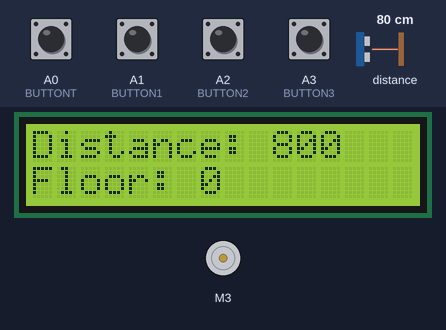
This sketch was run on a simulated Arduino Uno, built with avr-gcc and run on an emulated ATmega328P. Parts: 16×2 character LCD, DC motor (green arrow = forward, orange = backward, longer = faster). The inputs (shaded band) are chosen by the test bench; at power-on: A0 (BUTTONT), A1 (BUTTON1), A2 (BUTTON2), A3 (BUTTON3) HIGH, distance to the obstacle 80 cm. What the sketch prints to the serial monitor is not drawn.

Above: at 1.2 s.
1.3 s: A0 (BUTTONT) pulled LOW for 0.15 s
At 2.6 s:
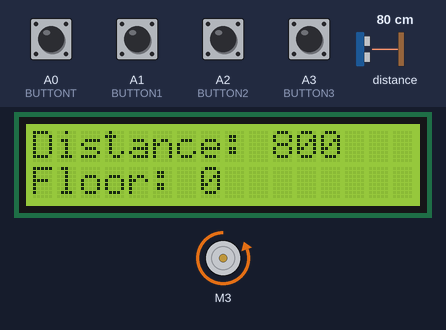
2.9 s: distance to the obstacle set to 34 cm
At 3.9 s:
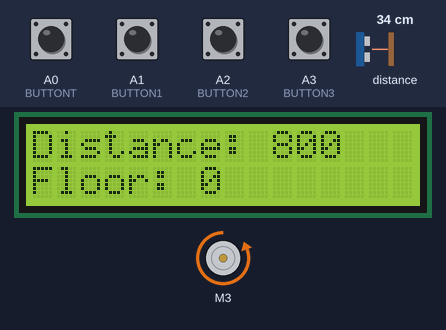
4.6 s: distance to the obstacle set to 27 cm
At 5.8 s:
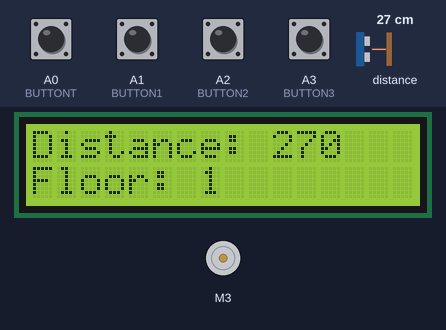
6.4 s: A0 (BUTTONT) pulled LOW for 1 s
At 8.6 s:
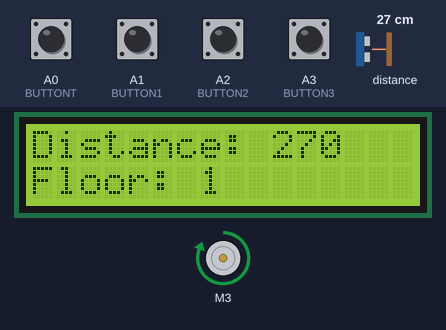
8.9 s: distance to the obstacle set to 35 cm
At 10.0 s:
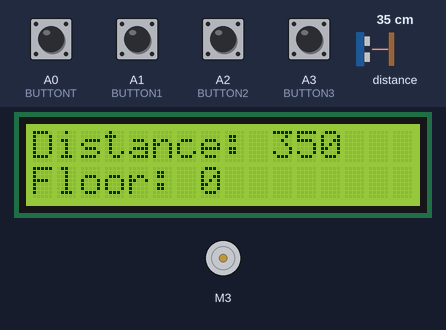
10.4 s: distance to the obstacle set to 2 cm
At 10.8 s:
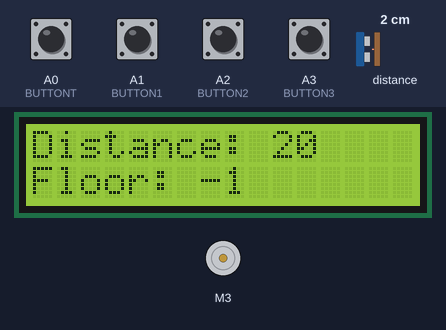
Timing chart, 0 to 13.4 s (numbered marks = the images above; inputs shaded):
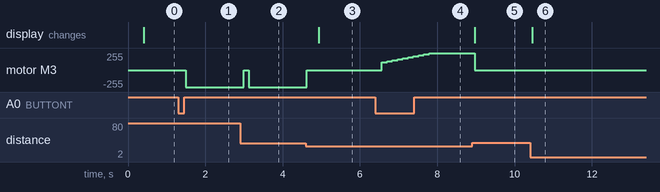

Measured:
- the behaviour switches between 31 and 30 cm on distance to the obstacle (found by bisection; images 2 and 3)
- after the input at 1.3 s, motor M3: stopped → backward 255/255 after 0.19 s
- after the input at 2.9 s, motor M3: backward 255/255 → stopped after 0.09 s, → backward 255/255 0.14 s later
- after the input at 4.6 s, motor M3: backward 255/255 → stopped at once; the display: changes after 0.34 s (image 3)
- after the input at 6.4 s, motor M3: moves from stopped to forward 255/255 over 1.2 s, starting after 0.17 s
- after the input at 8.9 s, motor M3: forward 255/255 → stopped after 0.07 s; the display: changes after 0.07 s (image 5)
- after the input at 10.4 s, the display: changes after 0.06 s (image 6)

The sketch:

control_with_pid.ino
```cpp
#include <AFMotor.h>
#include <PID_v1.h>
#include "Adafruit_VL53L0X.h"
#include <Wire.h>
#include <LiquidCrystal_I2C.h>

const int BUTTONT = A0;
const int BUTTON1 = A1;
const int BUTTON2 = A2;
const int BUTTON3 = A3;

uint16_t checkPoint3Floor = 58;
uint16_t checkPoint2Floor = 130;
uint16_t checkPoint1Floor = 250;
uint16_t checkPointTFloor = 300;
uint16_t startTime;

double setPointPID, entryPointPID, outputPID;
float Kp = 3; // 856.9300128;
float Ki = 5; // 9255.062174;
float Kd = 1; // 198.3587557;

Adafruit_VL53L0X lox = Adafruit_VL53L0X();
LiquidCrystal_I2C lcd(0x27, 2, 1, 0, 4, 5, 6, 7, 3, POSITIVE);
AF_DCMotor motor(3);
PID myPID(&entryPointPID, &outputPID, &setPointPID, Kp, Ki, Kd, DIRECT);

void setup()
{
    // setup buttons
    pinMode(BUTTONT, INPUT_PULLUP);
    pinMode(BUTTON1, INPUT_PULLUP);
    pinMode(BUTTON2, INPUT_PULLUP);
    pinMode(BUTTON3, INPUT_PULLUP);
    // setup serial monitor
    Serial.begin(115200);
    // setup lcd
    lcd.setBacklight(HIGH);
    lcd.begin(16, 2);
    // setup sensor
    lox.begin();

    // pid setup
    myPID.SetMode(AUTOMATIC);
}

uint16_t getMeasure()
{
    VL53L0X_RangingMeasurementData_t measure;
    lox.rangingTest(&measure, false);
    if (measure.RangeStatus != 4)
    {
        return measure.RangeMilliMeter;
    }
    else
    {
        return 0;
    }
}

void displayFloor(int floor)
{
    lcd.setCursor(0, 1);
    lcd.print("Floor: ");
    lcd.print(floor);
}

void displayMeasure(uint16_t measure)
{
    lcd.setCursor(0, 0);
    lcd.print("Distance: ");
    lcd.print(measure);
}

int checkFloor(uint16_t measure)
{
    if (measure >= checkPointTFloor)
    {
        return 0;
    }
    else if (measure >= checkPoint1Floor)
    {
        return 1;
    }
    else if (measure >= checkPoint2Floor)
    {
        return 2;
    }
    else if (measure >= checkPoint3Floor)
    {
        return 3;
    }
    else
    {
        return -1;
    }
}

uint16_t checkInputs()
{
    if (digitalRead(BUTTONT) == 0)
    {
        Serial.print("Button T pushed, actual floor: ");
        Serial.println(checkFloor(getMeasure()));
        return checkPointTFloor;
    }
    if (digitalRead(BUTTON1) == 0)
    {
        Serial.print("Button 1 pushed, actual floor: ");
        Serial.println(checkFloor(getMeasure()));
        return checkPoint1Floor;
    }
    if (digitalRead(BUTTON2) == 0)
    {
        Serial.print("Button 2 pushed, actual floor: ");
        Serial.println(checkFloor(getMeasure()));
        return checkPoint2Floor;
    }
    if (digitalRead(BUTTON3) == 0)
    {
        Serial.print("Button 3 pushed, actual floor: ");
        Serial.println(checkFloor(getMeasure()));
        return checkPoint3Floor;
    }
    return 0.0;
}

void analitics()
{
    Serial.print("Distance: ");
    Serial.print(getMeasure());
    Serial.print(" Time: ");
    Serial.println((millis() - startTime) / 1000.0);
}

void moveDown(int speed)
{
    motor.setSpeed(speed); // Define a velocidade maxima
    motor.run(FORWARD);
}

void moveUp(int speed)
{
    motor.setSpeed(speed);
    motor.run(BACKWARD);
}

void stoped()
{
    motor.setSpeed(0);
    motor.run(RELEASE);
}

void calculatePID(int input)
{
    entryPointPID = getMeasure();
    setPointPID = input;
    myPID.Compute();
    Serial.print("Input: ");
    Serial.print(entryPointPID);
    Serial.print(" setPoint: ");
    Serial.print(setPointPID);
    Serial.print(" output: ");
    Serial.println(outputPID);
}

void loop()
{

    uint16_t measure = getMeasure();

    lcd.clear();
    displayMeasure(measure);
    displayFloor(checkFloor(measure));
    //   analitics();
    int input = checkInputs();

    if (input == 0)
    {
        stoped();
    }
    else
    {
        // startTime = millis();
        // while (abs(input - getMeasure()) >= 1)
        // {
        //     int diff = input - getMeasure();

        //     if (diff < 0)
        //     {
        //         moveUp();
        //     }
        //     else
        //     {
        //         moveDown();
        //     }
        // }
        if (input > getMeasure())
        {
            while (input > getMeasure())
            {
                // analitics();
                calculatePID(input);
                moveDown(outputPID);
            }
            return;
        }
        if (input < getMeasure())
        {
            while (input < getMeasure())
            {
                // analitics();
                calculatePID(input);
                moveUp(255 - outputPID);
            }
            return;
        }
    }

    // if (digitalRead(BUTTONT) == 0) {
    //   Serial.println("Botao T pressionado: ");
    //   moveUp();
    //   return;
    // }
    // if (digitalRead(BUTTON1) == 0) {
    //   Serial.println("Botao 1 pressionado: ");
    //   moveDown();
    //   return;
    // }
    // stoped();

    // if (digitalRead(BUTTONT) == 0) {
    //   moveDown();
    //   delay(1000);
    // }
    // delay(100);
}
```
